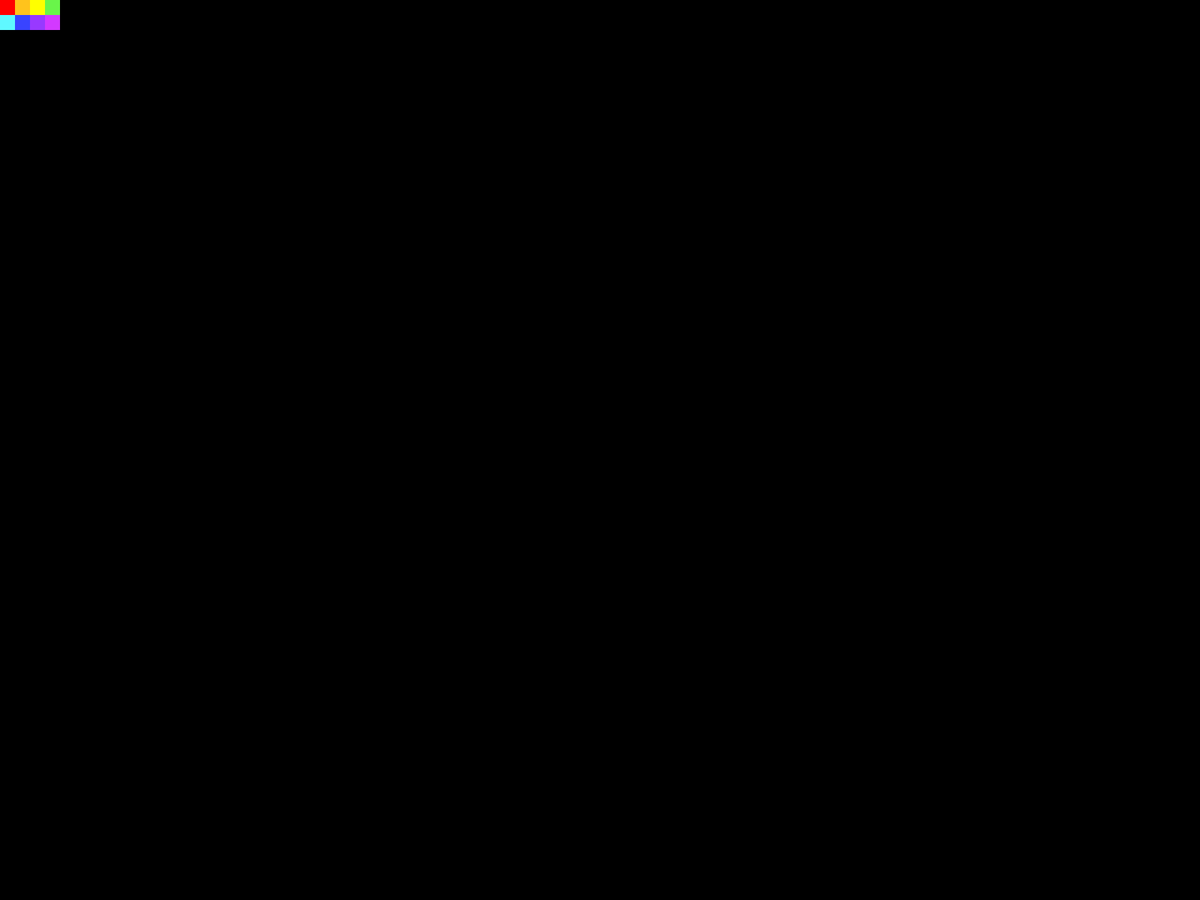
Frame 1 (no input)
Frame 60 (the mouse pressed at the canvas centre just before this capture): identical to frame 1, image omitted
Frame 120 (the mouse held since frame 60 and released just before this capture): identical to frame 1, image omitted

The Processing sketch that drew this single still picture (run headless with seeded random() and noise(); from frame 60 on, the mouse is pressed at the canvas centre):

// Processing sketch: Drawing_Application
// ── Drawing_Application.pde
//Michelle Li 

//opacity
float op=0;

//triangle,rectangle,ellipse size
float s =random(5);
float maxD = 40;
float minD = 2;
float d = minD;
float dSpeed = 1;

//rainbow confetti size
float l=random(50);

float r=0;
float g=0;
float b=0;

void setup() {
  fullScreen();
  background(0);
  noStroke();  
}


void draw() {
  //red square 
   fill(255,0,0);//red square in corner
  rect(0,0,20,20);
  
  //orange square
   fill(255,195,28);//orange square
  rect(20,0,20,20);
  
  //yellow square
  fill(255,255,0);
  rect(40,0,20,20);
  
  //green square
  fill(105,245,74);
  rect(60,0,20,20);
  
  //turquoise square 
  fill(95,248,255);//turquoise square//haven't done yet
  rect(0,20,20,20);
  
  //dark blue square
  fill(57,68,255);//dark blue square//havent done
  rect(20,20,20,20);
  
  //purple square
  fill(152,57,255);
  rect(40,20,20,20);
  
  //magenta square
  fill(211,57,255);
  rect(60,20,20,20);
  
}

void keyPressed() {
  //draw ellipses
    if (key=='e'){ 
     op++;

  float xOffset=random(-5, 5);
  float yOffset=random(-5, 5);

  noStroke();//color
  fill(r,g,b,op);
 
  ellipse(mouseX, mouseY, d, d);
  ellipse(mouseX+xOffset, mouseY+yOffset, d, d);
  d = d + dSpeed;
  if (d > maxD) {
    dSpeed = dSpeed * -1;
  }
  if (d < minD) {
    dSpeed = dSpeed * -1;
  } 
    }   

//draw rectangles
  if (key == 'r') {
      float xOffset=random(-5, 5);
      float yOffset=random(-5, 5);

   noStroke();
   fill(r,g,b,op);
 
  rect(mouseX, mouseY, d, d);
  rect(mouseX+xOffset,mouseY+yOffset,d,d);
  d = d + dSpeed;
  if (d > maxD) {
    dSpeed = dSpeed * -1;
  }
  if (d < minD) {
    dSpeed = dSpeed * -1;
  } 
    } 
    
//draw triangle
  if (key == 't') {
    
   noStroke();
   fill(r,g,b);
   
    noFill();
  stroke(r,b,g,op);
  strokeWeight(random(10));
  triangle(mouseX, mouseY,mouseX+10,mouseY+20,mouseX+10,mouseY+10);
 
    }   

//ellipse stroke
if(key=='1'){
   noFill();
  stroke(r,g,b,op);
  strokeWeight(random(10));
  ellipse(pmouseX,pmouseY,mouseX/2,mouseY/2);
}
    
//rectangle stroke
if(key=='2'){
 noFill();
  stroke(r,g,b,op);
  strokeWeight(random(10));
  rect(pmouseX,pmouseY,mouseX/2,mouseY/2);
}
  
  
//rainbow circles
  if (key=='3'){
    stroke(random(255), random(255), random(255),op);
    noFill();
    ellipse (mouseX, mouseY, l, l);
    ellipse(mouseX, mouseY, l, l);
}


 if (key==ENTER){ //want to make clear function 
  background(0);
 }
}



void mousePressed(){
  //red square button
   if(mouseX>0) {
    if(mouseX<20){
      if(mouseY>0){
        if(mouseY<20){
          r=random(255);
          b=0; 
          g=0;
          op=random(100);  
          }
        }
      }
    }
    
// Orange square button
    if(mouseX>20){
      if(mouseX<40){
        if(mouseY>0){
          if(mouseY<20){
            r=255;
            g=195;
            b=28;
          }
        }
      }
    }
    
//yellow square button
    if(mouseX>40){
      if(mouseX<60){
        if(mouseY>0){
          if(mouseY<20){
            r=255;
            g=255;
            b=0;
            op=random(100);
          }
        }
      }
    }
        
  
 //green square button
   if(mouseX>60){
      if(mouseX<80){
        if(mouseY>0){
          if(mouseY<20){
            r=105;
            g=245;
            b=74;
            op=random(100);
          }
        }
      }
    }
 
 //turquoise button
 if(mouseX>0){
      if(mouseX<20){
        if(mouseY>20){
          if(mouseY<40){
            r=95;
            g=248;
            b=255;
            op=random(100);
          }
        }
      }
    }
 
 //dark blue button
  if(mouseX>20){
      if(mouseX<40){
        if(mouseY>20){
          if(mouseY<40){
            r=57;
            g=68;
            b=255;
            op=random(100);
          }
        }
      }
    }

//purple button
  if(mouseX>40){
      if(mouseX<60){
        if(mouseY>20){
          if(mouseY<40){
            r=152;
            g=57;
            b=255;
            op=random(100);
          }
        }
      }
    }

//magenta button
  if(mouseX>60){
    if(mouseX<80){
      if(mouseY>20){
        if(mouseY<40){
          r=211;
          g=57;
          b=255;
          op=random(100);
        }
      }
    }
  }  
}
